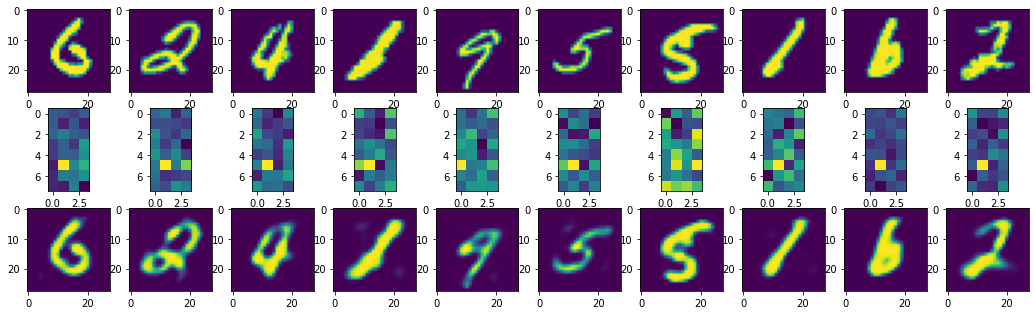

Python code for this plot:
import matplotlib.pyplot as plt
import numpy as np
from keras.datasets import mnist
from keras.models import Model, Sequential
from keras.layers import Input, Dense

 #perceba que nao pegamos a classe, pois vamos codificar e decodificar
(previsores_treinamento, _), (previsores_teste, _) = mnist.load_data()
previsores_treinamento = previsores_treinamento.astype('float32') / 255 #poderia ser o MinMaxScale, apenas para lembrar o que e feito
previsores_teste = previsores_teste.astype('float32') / 255

#precisamos converter a matriz em array, multiplicando o X por Y
#np.prod e multiplicacao, o shape[1:] e o 28x28, logo em vez de 28x28 teremos o 784
previsores_treinamento = previsores_treinamento.reshape(len(previsores_treinamento), np.prod(previsores_treinamento.shape[1:]))
previsores_teste = previsores_teste.reshape(len(previsores_teste), np.prod(previsores_teste.shape[1:]))

##### ENCODE/DECODE #####
#as camadas serao: entr 784, escondida 32, saida 784. Agora por que 32? Voce decide isso.
#na pratica a compactacao sera de 784 / 32 = 24,5
fator_compactacao = 784 / 32
autoencoder = Sequential()
#a primeira camada e o encode, a segunda o decode
autoencoder.add(Dense(units=32, activation='relu', input_dim= 784)) #por padrao geralmente se utiliza a relu para este tipo de rede
#vamos usar a 'sigmoid' por que fizemos a normalizacao entre 0/1, senao o interessante seria usar a tangente hiperbolica 'tanh'
autoencoder.add(Dense(units=784, activation='sigmoid')) #tem que ser a mesma quantidade da entrada na saida
#25120 = (784*32)+32 (baias na escondida)
#25872 = (784*32)+784 (saida)
#soma 50992 parametros
autoencoder.summary()
autoencoder.compile(optimizer = 'adam', loss='binary_crossentropy', metrics=['accuracy'])
#compara entrada com entrada, nao entrada com classe
#autoencoders precisam de muitas epocas, 50 e apenas para ver executando
autoencoder.fit(previsores_treinamento, previsores_treinamento, epochs=50, batch_size=256, validation_data=(previsores_teste, previsores_teste))

##### VER #####
#na pratica esta fazendo o mesmo que acima
dimensao_original = Input(shape=(784,))
camada_encoder = autoencoder.layers[0]
encoder = Model(inputs=dimensao_original,outputs=camada_encoder(dimensao_original))
encoder.summary()

#ps, em um ambiente comercial basta salvar o autoencoder e o encoder criados acima

imagens_codificadas = encoder.predict(previsores_teste)
imagens_decodificadas = autoencoder.predict(previsores_teste)

numero_imagens = 10
imagens_teste = np.random.randint(previsores_teste.shape[0], size=numero_imagens)
plt.figure(figsize=(18,18))
for i, indice_imagem in enumerate(imagens_teste):
    print(i)
    print(indice_imagem)
    
    #imagens originais
    eixo = plt.subplot(10,10,i+1)
    plt.imshow(previsores_teste[indice_imagem].reshape(28,28))
    plt.xticks()
    plt.yticks()
    
    #imagens codificadas
    eixo = plt.subplot(10,10,i+1+numero_imagens)
    plt.imshow(imagens_codificadas[indice_imagem].reshape(8,4))
    plt.xticks()
    plt.yticks()
    
    #imagem recontruida
    eixo = plt.subplot(10,10,i+1+numero_imagens*2)
    plt.imshow(imagens_decodificadas[indice_imagem].reshape(28,28))
    plt.xticks()
    plt.yticks()
    
